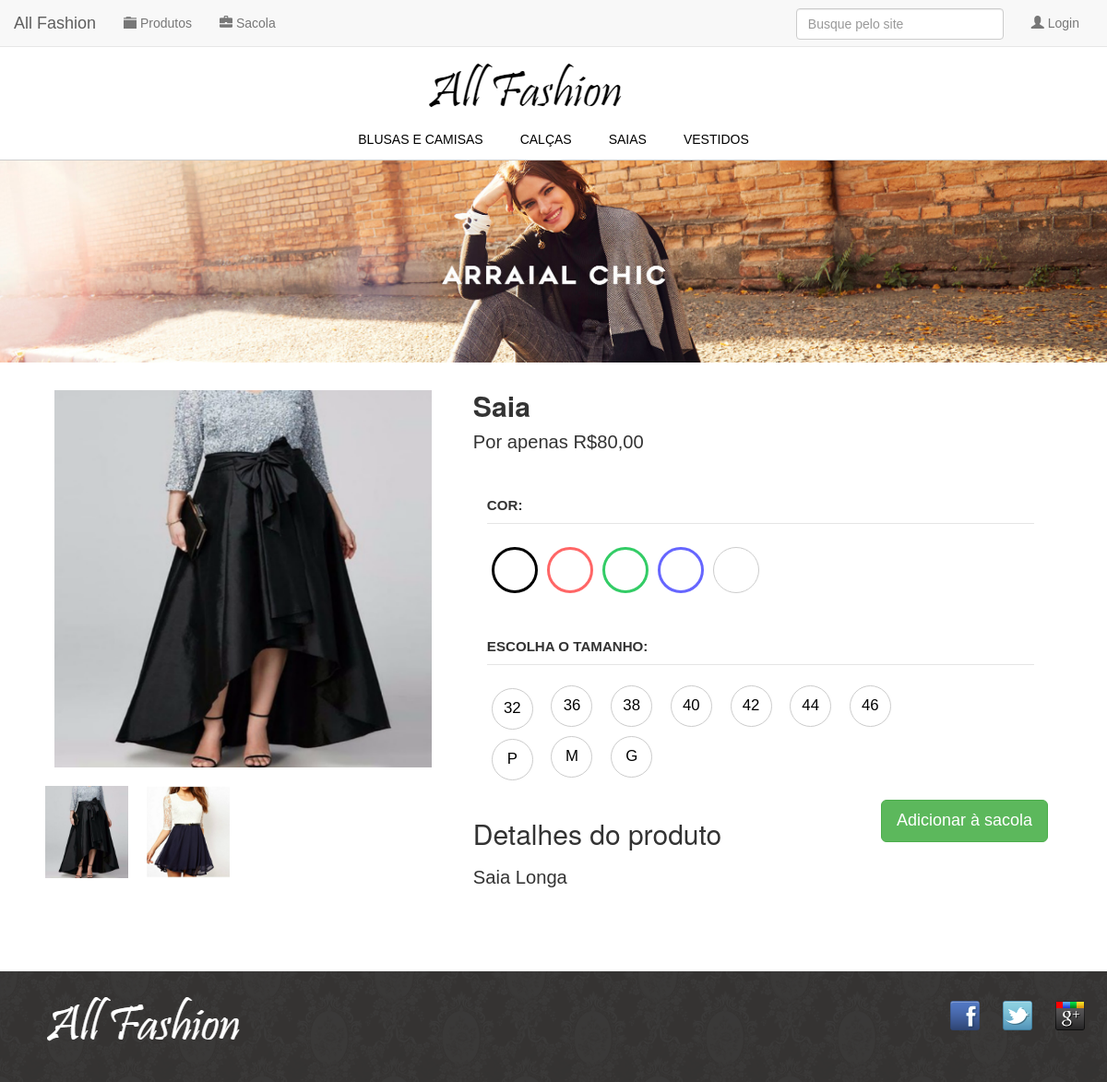
The app's page /produto.php?id=18 with its own data.
### tables this page shows
CREATE TABLE `categorias` (
  `id` int(11) NOT NULL AUTO_INCREMENT,
  `descricao` varchar(45) DEFAULT NULL,
  `ativo` char(1) DEFAULT 'S',
  PRIMARY KEY (`id`)
);

CREATE TABLE `imagens` (
  ` id` int(11) NOT NULL AUTO_INCREMENT,
  `nome` varchar(100) NOT NULL,
  `caminho` varchar(100) DEFAULT NULL,
  `Produtos_id` int(11) NOT NULL,
  `principal` char(1) DEFAULT 'S',
  PRIMARY KEY (` id`),
  KEY `fk_Imagens_Produtos1_idx` (`Produtos_id`),
  CONSTRAINT `fk_Imagens_Produtos1` FOREIGN KEY (`Produtos_id`) REFERENCES `produtos` (`id`) ON DELETE NO ACTION ON UPDATE NO ACTION
);

CREATE TABLE `produtos` (
  `id` int(11) NOT NULL AUTO_INCREMENT,
  `nome` varchar(45) DEFAULT NULL,
  `descricao` text,
  `tamanho` char(1) DEFAULT NULL,
  `preco` decimal(12,2) DEFAULT NULL,
  `Marcas_id` int(11) NOT NULL,
  `Categorias_id` int(11) NOT NULL,
  `Cores_id` int(11) NOT NULL,
  `SubCategorias_id` int(11) NOT NULL,
  PRIMARY KEY (`id`),
  KEY `fk_Produtos_Marcas1_idx` (`Marcas_id`),
  KEY `fk_Produtos_Categorias1_idx` (`Categorias_id`),
  KEY `fk_Produtos_Cores1_idx` (`Cores_id`),
  KEY `fk_Produtos_SubCategorias1_idx` (`SubCategorias_id`)
);

### config/conexao.php (called while the page is built, shortened)
<?php
class Conexao {
    private $con = null;
    private $host = "localhost";
    private $user = "root";
    private $pass = "";
    private $database = "allfashion";
    public function conecta() {
        $this->con = mysqli_connect($this->host, $this->user, $this->pass, $this->database) or die("Erro ao conectar ao servidor &raquo; " . mysqli_connect_errno());
        return $this->con;
    }
    public function executa ($sql) {
        $re = $this->con->query($sql);
        return $re;
    }
}

### produto.php (the view, shortened to what this page needs)
<?php include("cabecalho.php");?>
<?php include("header.php");?>
<?php include("menu.php");?>
<?php include("banner_menor.php");?>
	<link rel="stylesheet" href="css/mobile.css" media="(max-width: 939px)">
	<link rel="stylesheet" href="css/produto.css">
		<div class="container">
			<div class="imagens-produtos">
				<?php
					$id = $_GET['id'];
					$img_principal = $db->executa("SELECT * FROM imagens WHERE principal = 'S' AND Produtos_id = ".$id);
					$img_principal = $img_principal->fetch_array();
				?>
				<div style="padding: 20px;">
					<img src="<?php echo $img_principal['caminho'].$img_principal['nome']; ?>" alt="rosa" style="width: 100%">
				</div>
				<div class="imagem-menor">
					<?php
						$imgs = $db->executa("SELECT * FROM imagens WHERE Produtos_id = ".$id);
						while ($row = $imgs->fetch_array(MYSQLI_ASSOC)) {
					?>
							<img src="<?php echo $row['caminho'].$row['nome']; ?>" alt="rosa">
						<?php } ?>
				</div>
			</div>
			<div class="produto">
				<div style="padding: 0 25px;">
			  		<?php
						$produto = $db->executa("SELECT * FROM produtos WHERE ID = ".$id);
						$produto = $produto->fetch_array();
					?>
					<h1><?php echo utf8_encode($produto["nome"])?></h1>
					<p>Por apenas R$<?php echo number_format($produto["preco"], 2, ",", ".")?></p>
					<?php
						$cor = $db->executa("SELECT * FROM cores");
					?>
					<form action="addSacola.php?acao=add&id=<?php echo $_GET['id'];?>" method="POST" id="form-produto">
						<fieldset class="col-lg-12">
							<legend>Cor:</legend>
							<?php while ($row = $cor->fetch_array(MYSQLI_ASSOC)) { ?>
								<label class="radio-inline-cor seleciona-cor <?php echo $row['cor']; ?>" data-cor="<?php echo $row['cor']; ?>">
								</label>
							<?php } ?>
						</fieldset>
						<fieldset class="col-lg-12">
							<legend>Escolha o tamanho:</legend>
								<label class="radio-inline">
									<input type="radio" hidden name="tamanho" value="32">32
								</label>
								<label class="radio-inline">
									<input type="radio" hidden name="tamanho" value="36">36
								</label>
								<label class="radio-inline">
									<input type="radio" hidden name="tamanho" value="38">38
								</label>
								<label class="radio-inline">
									<input type="radio" hidden name="tamanho" value="40">40
								</label>
								<label class="radio-inline">
									<input type="radio" hidden name="tamanho" value="42">42
								</label>
								<label class="radio-inline">
									<input type="radio" hidden name="tamanho" value="44">44
								</label>
								<label class="radio-inline">
									<input type="radio" hidden name="tamanho" value="46">46
								</label>
								<br/>
								<label class="radio-inline">
									<input type="radio" hidden name="tamanho" value="P">P
								</label>
								<label class="radio-inline">
									<input type="radio" hidden name="tamanho" value="M">M
								</label>
								<label class="radio-inline">
									<input type="radio" hidden name="tamanho" value="G">G
								</label>
						</fieldset>
						<input type="button" onclick="validaForm()" class="btn btn-success btn-lg" class="comprar" value="Adicionar à sacola" style="margin-bottom: 10px; float: right;">
						<h2>Detalhes do produto</h2>
						<h3 class="descri"><?php echo utf8_encode($produto["descricao"])?></h3>
					</form>
				</div>
			</div>
		</div>
<?php include("rodape.php"); ?>

### menu.php
<div class="app__header__menu">
    <div class="app__menu app__container">
        <div class="app__menu__content">
            <div class="app__menu__level1">
                <?php $categorias = $db->executa("SELECT * FROM categorias"); ?>
                <?php while ($row = $categorias->fetch_array(MYSQLI_ASSOC)) { ?>
                    <a class="" aria-current="false" data-slug="roupas" data-tree="<?php echo utf8_encode($row['descricao']); ?>" href="listagem.php?cat_id=<?php echo $row['id'];?>">
                        <span class="app__menu__title"><?php echo utf8_encode($row['descricao']); ?></span>
                    </a>
                <?php } ?>
            </div>
        </div>
    </div>
</div>

### css/estilos.css (style rules this page uses)
body { color: #333333; font-family: "Lucida Sans Unicode", "Lucida Grande", sans-serif; margin: 0; }
.container { margin: 0 auto; width: 96%; }
.app__header__menu { background-color: #fff; border-bottom: .1rem solid #ccc; }
.app__menu__level1 { display: -webkit-box; display: -webkit-flex; display: -ms-flexbox; display: flex; height: 3.2rem; -webkit-box-pack: center; -webkit-justify-content: center; -ms-flex-pack: center; justify-content: center; width: 100%; margin-bottom: 10px; }
.app__menu__level1 a { -webkit-box-align: center; -webkit-align-items: center; -ms-flex-align: center; align-items: center; color: #000; display: -webkit-inline-box; display: -webkit-inline-flex; display: -ms-inline-flexbox; display: inline-flex; position: relative; text-transform: uppercase; padding: 20px; }
.btn:not(:disabled):not(.disabled) { cursor: pointer; }
* { margin: 0; padding: 0; }

### css/mobile.css (style rules this page uses)
.container { width: 96%; }

### css/produto.css (style rules this page uses)
fieldset { border: none !important; }
.verde { border: 3px solid #33CC66 !important; }
.rosa { border: 3px solid #FF6666 !important; }
.azul { border: 3px solid #6666FF !important; }
.preto { border: 3px solid #000 !important; }
.imagens-produtos { float: left; width: 40%; }
.produto { color: #333; line-height: 1.3; font-size: 1.2em; }
.produto h1 { font-size: 1.8em; font-weight: bold; }
.produto p { font-size: 1.2em; margin-bottom: 1em; }
.produto legend { display: block; font: bold 0.9em/2.5 Arial; text-transform: uppercase; }
.imagem-menor { width: 100%; float: left; }
.imagem-menor img { width: 20%; float: left; margin: 0 10px; height: 100px; }
@media (min-width: 630px) { .produto { position: relative; width: 60%; float: right; font-size: 1.2em; } }
@media (min-width: 630px) { fieldset { display: inline-block; vertical-align: top; margin: 1em 0; min-width: 200px; width: 45%; } }
label.radio-inline, label.radio-inline-cor { color: #000; padding: 10px; border-radius: 60px; border: .1rem solid #ccc; }
label.radio-inline { width: 45px; height: 45px; text-align: center; margin: 5px; }
label.radio-inline-cor { width: 50px; height: 50px; float: left; margin: 5px; }
h3.descri { font-size: 1.2em; font-family: "Lucida Sans Unicode", "Lucida Grande", sans-serif; text-align: justify; padding-bottom: 80px; }

### records on screen
categorias: descricao "BLUSAS E CAMISAS"
categorias: descricao "CALÇAS"
categorias: descricao "SAIAS"
categorias: descricao "VESTIDOS"
imagens: caminho+nome (picture)
imagens: caminho+nome (picture)
produtos: nome "Saia", preco "80,00", descricao "Saia Longa"
